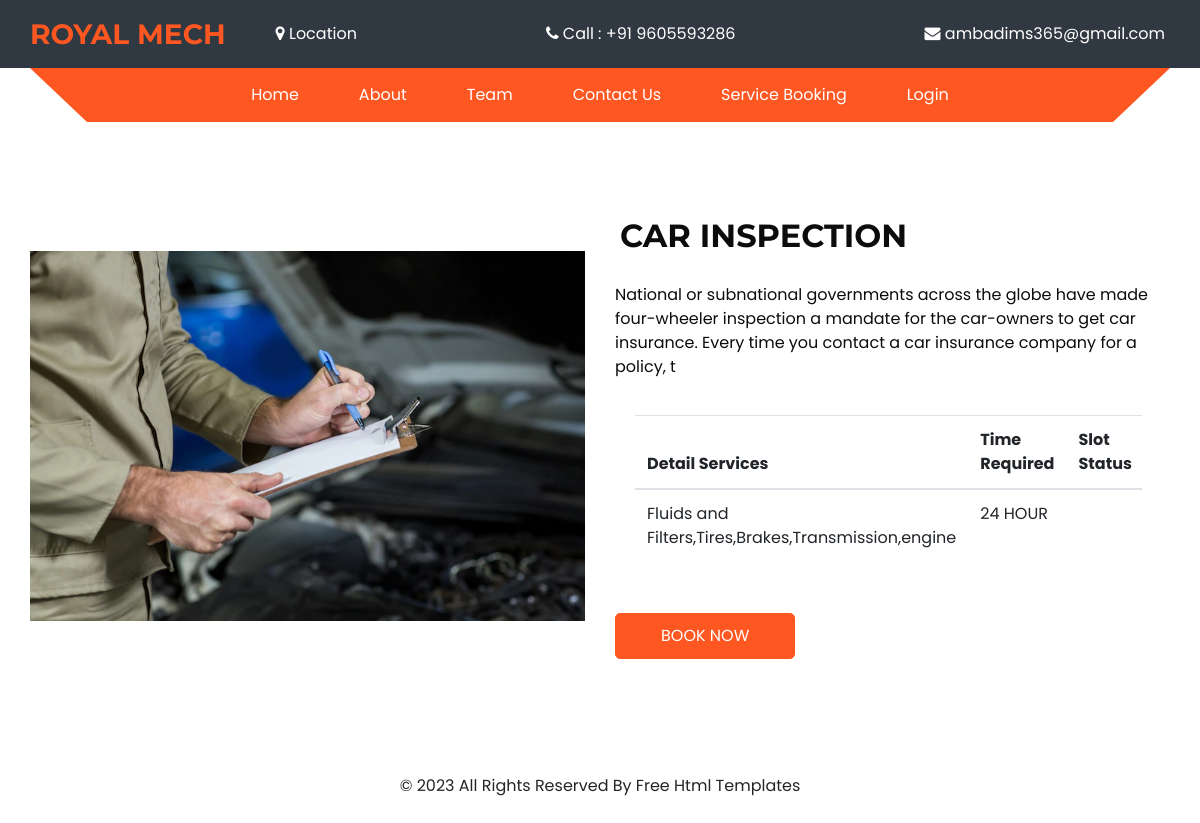
/service/1, run on the app's committed database.
### Tech_app/models.py (models this page shows, shortened)
class Service(models.Model):
    service = models.CharField(max_length=200,null=True,blank=True)
    discription = models.CharField(max_length=200,null=True,blank=True)
    image = models.ImageField(upload_to="images")
    service_detail_name = models.CharField(max_length=200,null=True,blank=True)
    time_required =  models.IntegerField(null=True)

### Tech_app/views.py (the view)
# urls.py: path('service/<int:serv_id>',views.Single_Service,name='single-service'),
def Single_Service(request, serv_id):
    single_service = Service.objects.filter(id=serv_id)
    return render(request,'single_service.html',{'single_service':single_service,'serv_id':serv_id})

### Tech_app/templates/single_service.html (shortened to what this page needs)
{% extends 'service.html' %}
{% load static %}
{% block content %}
<!DOCTYPE html>
<html lang="en">
<head>
</head>
<body>
  <section class="about_section layout_padding">
    <div class="container">
      <div class="row">
        <div class="col-lg-6">
          <div class="img-box ">
            <img src="{{ single_service.0.image.url }}" class="box_img" alt="about img">
          </div>
        </div>
        <div class="col-lg-6">
          <div class="detail-box pr-md-2">
            <div class="heading_container">
              <center><h2 class="" style="padding:5px;">
                {{ single_service.0.service | upper }}
              </h2></center>
            </div>
            <p class="detail_p_mt">
              {{ single_service.0.discription }}
            </p>
            <div class="card-body">
              <div class="table-responsive">
                <table class="table">
                  <thead>
                    <tr>
                      <th>Detail Services</th>
                      <th>Time Required</th>
                      <th>Slot Status</th>
                    </tr>
                  </thead>
                  <tbody>
                   {% for item in single_service %}
                    <tr>
                      <td>{{ item.service_detail_name }}</td>
                      <td>{{ item.time_required }} HOUR</td>
                      <td>{{ item.slot_status }} </td>
                    </tr>
              {% endfor %}
                  </tbody>
                </table>
              </div>
            </div>
            {% if request.session.userid %}
              <div class="btn-box">
                <a href="/booking?serv_id={{ serv_id }}" class="btn-1" name="register">
                  BOOK NOW
                </a>
              </div>
              {% else %}
              <div class="btn-box">
                <a href="/login/" class="btn-1">
                  BOOK NOW
                </a>
              </div>
              {% endif %}
                      </div>
                    </div>
                  </div>
                </div>
              </div>
</body>
</html>
{% endblock content %}

### static/assets/css/style.css (style rules this page uses)
body { font-family: 'Poppins', sans-serif; color: #0c0c0c; background-color: #ffffff; overflow-x: hidden; }
.layout_padding { padding: 90px 0; }
h1, h2, h3, h4, h5 { font-family: 'Montserrat', sans-serif; }
.heading_container { display: -webkit-box; display: -ms-flexbox; display: flex; -webkit-box-orient: vertical; -webkit-box-direction: normal; -ms-flex-direction: column; flex-direction: column; -webkit-box-align: start; -ms-flex-align: start; align-items: flex-start; }
.heading_container h2 { position: relative; font-weight: bold; }
a, a:hover, a:focus { text-decoration: none; }
.about_section .row { -webkit-box-align: center; -ms-flex-align: center; align-items: center; }
.about_section .img-box { position: relative; overflow: hidden; height: 100%; }
.about_section .img-box img { width: 100%; }
.about_section .detail-box p { margin-top: 15px; }
.about_section .detail-box a { display: inline-block; padding: 10px 45px; background-color: #ff5722; color: #ffffff; border-radius: 5px; -webkit-transition: all .3s; transition: all .3s; border: 1px solid #ff5722; margin-top: 15px; }

### static/assets/css/responsive.css (style rules this page uses)
@media (min-width: 1200px) { .container { max-width: 1170px; } }

### data on the page
Service: image (picture), service "CAR INSPECTION", discription "National or subnational governments across the globe have made four-wheeler inspection a mandate for the car-owners to get car insurance. Every time you contact a car insurance company for a policy, t", service_detail_name "Fluids and Filters,Tires,Brakes,Transmission,engine", time_required "24"
